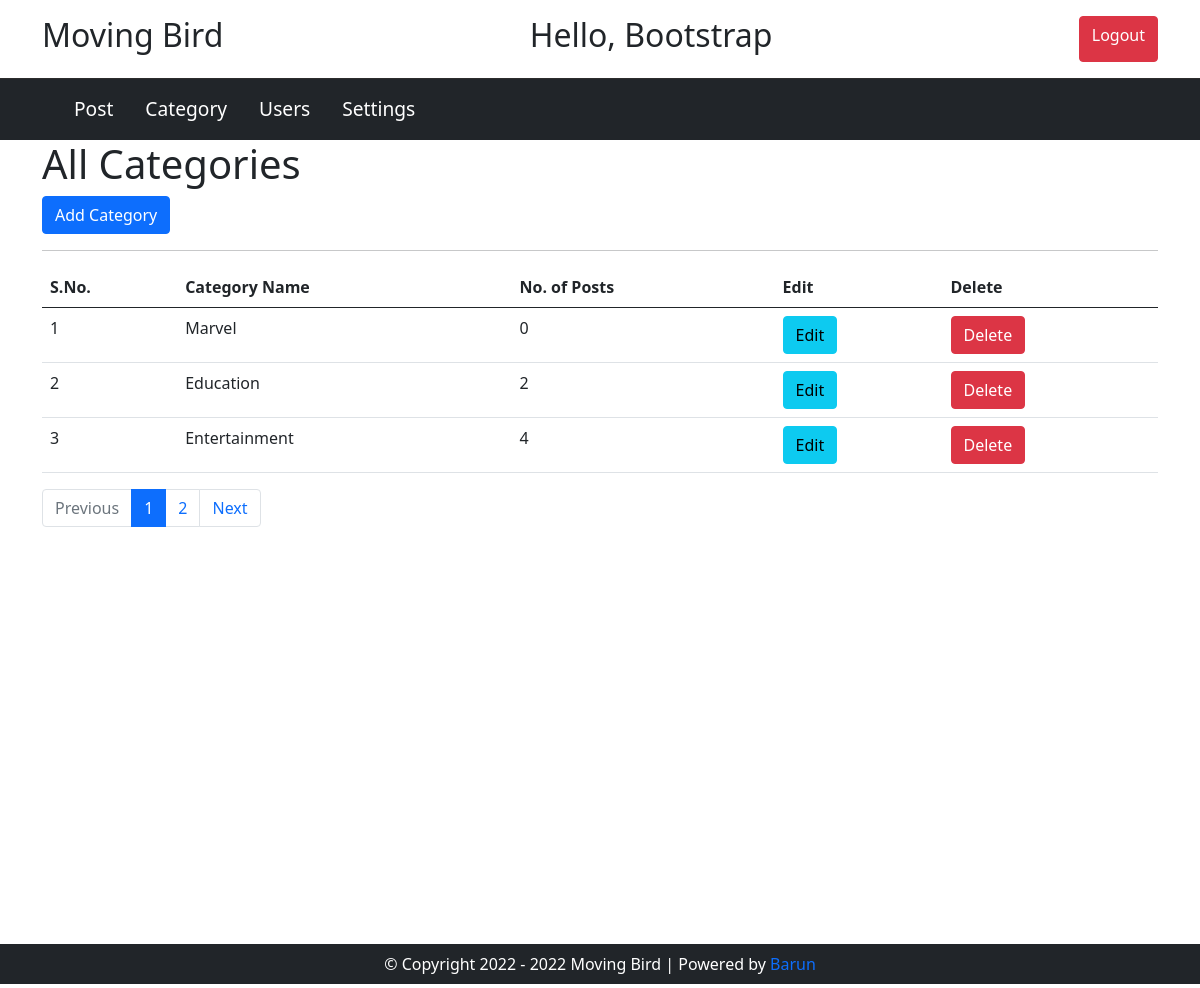
Screenshot of /admin/category.php (signed in) with the database file from the repository.
### tables this page shows
CREATE TABLE `category` (
  `category_id` int(11) NOT NULL,
  `category_name` varchar(100) NOT NULL,
  `post` int(11) NOT NULL DEFAULT 0
);

### admin/category.php (the view, shortened to what this page needs)
<?php
include_once( 'header.php' );
include( 'config.php' );
$limit = 3;
if ( isset( $_GET[ 'page' ] ) ) {
  $page = $_GET[ 'page' ];
} else {
  $page = 1;
}
$offset = ( $page - 1 ) * $limit;
$sql = "SELECT * FROM category ORDER BY category_id DESC LIMIT $offset, $limit";
$result = $conn->query( $sql )or die( "Query Failed . " . $conn->error );
?>
<section class="post-section">
  <div class="container">
    <div>
      <h1>All Categories</h1>
      <a href="add-category.php" class="btn btn-primary">Add Category</a> </div>
    <hr>
    <table class="table">
      <thead>
        <tr>
          <th scope="col">S.No.</th>
          <th scope="col">Category Name</th>
          <th scope="col">No. of Posts</th>
          <th scope="col">Edit</th>
          <th scope="col">Delete</th>
        </tr>
      </thead>
      <tbody>
        <?php
        $serial = $offset + 1;
        if ( $result->num_rows > 0 ) {
          while ( $row = $result->fetch_assoc() ) {
            ?>
        <tr>
          <td><?php echo $serial; ?></td>
          <td><?php echo $row['category_name']; ?></td>
          <td><?php echo $row['post']; ?></td>
          <td><a href="update-category.php?id=<?php echo $row['category_id']; ?>" class="btn btn-info">Edit</a></td>
          <td><a href="delete-category.php?id=<?php echo $row['category_id']; ?>" class="btn btn-danger">Delete</a></td>
        </tr>
        <?php
        $serial++;
        }
        ?>
      </tbody>
    </table>
	  <?php
	  	}else{
			echo "<h3>No Record Found.</h3>";
		}
		  $sql1 = "SELECT * FROM category";
		  $result1 = $conn->query($sql1) or die("Query Failed . " . $conn->errror);
		  if($result1->num_rows > 0) {
			  $total_records = $result1->num_rows;
			  $total_page = ceil($total_records / $limit);
		  }
	  ?>
    <div class="admin-pagination">
      <nav aria-label="Page navigation">
        <ul class="pagination">
			<?php
			if($page > 1){
				echo "<li class='page-item'><a class='page-link' href='category.php?page=". ($page - 1) ."'>Previous</a></li>";
			}else{
				echo "<li class='page-item disabled'><a class='page-link' href='#' tabindex='-1' aria-disabled='true'>Previous</a></li>";
			}
			for($i=1; $i<=$total_page; $i++) {
				if($i == $page){
					$active = "active";
				}else{
					$active = "";
				}
				echo "<li class='page-item ". $active ."'><a class='page-link' href='category.php?page=" . $i . "'>$i</a></li>";
			}
			if($total_page > $page) {
				echo "<li class='page-item'><a class='page-link' href='category.php?page=". ($page + 1) ."'>Next</a></li>";
			}else{
				echo "<li class='page-item disabled'><a class='page-link' href='#' tabindex='+1' aria-disabled='true'>Next</a></li>";
			}
				?>
        </ul>
      </nav>
    </div>
  </div>
</section>
<?php
include_once( 'footer.php' );
?>

### css/style.css (style rules this page uses)
:root { --primary-color: #d13939; --secondary-color: #2d2d2d; --main-bg-color: #ffe8e8; }
*, *::before, *::after { margin: 0; padding: 0; box-sizing: border-box; }
a { text-decoration: none; }
ul { margin: 0; padding: 0; }
ul li { list-style: none; }
.post-section, .setting-section { height: 100vh; }

### rows the page displays
category: category_name "Marvel", post "0"
category: category_name "Education", post "2"
category: category_name "Entertainment", post "4"

### other values shown
$_SESSION['first_name'] "Bootstrap"
